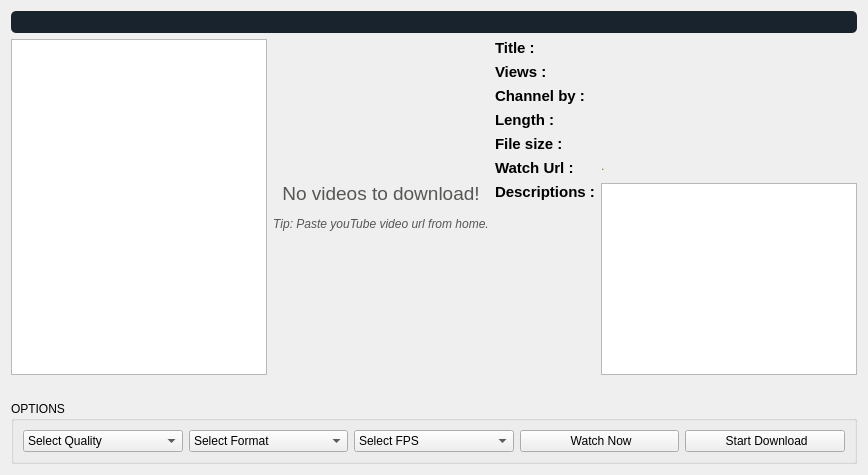
               <widget class="QWidget" name="stackedWidgetPage2">
                <layout class="QVBoxLayout" name="verticalLayout_5">
                 <item>
                  <widget class="QProgressBar" name="video_progressBar">
                   <property name="styleSheet">
                    <string notr="true">QProgressBar:horizontal {
border-radius: 5px;
background:rgba(0,0,0,0.1);
color: white;
background-color: rgba(25, 35, 45, 1);

}
QProgressBar::chunk:horizontal {
background:rgb(228, 27, 27);
color: white;

}
QProgressBar 
{ 
color: white; 
border:none;
}
</string>
                   </property>
                   <property name="maximum">
                    <number>1</number>
                   </property>
                   <property name="value">
                    <number>-1</number>
                   </property>
                  </widget>
                 </item>
                 <item>
                  <layout class="QHBoxLayout" name="horizontalLayout_46">
                   <item>
                    <widget class="QGraphicsView" name="graphicsView_video">
                     <property name="sizePolicy">
                      <sizepolicy hsizetype="Preferred" vsizetype="Expanding">
                       <horstretch>0</horstretch>
                       <verstretch>0</verstretch>
                      </sizepolicy>
                     </property>
                     <property name="verticalScrollBarPolicy">
                      <enum>Qt::ScrollBarAlwaysOff</enum>
                     </property>
                     <property name="horizontalScrollBarPolicy">
                      <enum>Qt::ScrollBarAlwaysOff</enum>
                     </property>
                    </widget>
                   </item>
                   <item>
                    <widget class="QLabel" name="textBrowser_thumbnail_9">
                     <property name="sizePolicy">
                      <sizepolicy hsizetype="Preferred" vsizetype="Expanding">
                       <horstretch>0</horstretch>
                       <verstretch>0</verstretch>
                      </sizepolicy>
                     </property>
                     <property name="text">
                      <string>&lt;html&gt;&lt;head/&gt;&lt;body&gt;&lt;p align=&quot;center&quot;&gt;&lt;img src=&quot;:/myresource/resource/video_7.png&quot; height=&quot;50&quot;/&gt;&lt;/p&gt;&lt;p align=&quot;center&quot;&gt;&lt;span style=&quot; font-size:14pt; color:#555753;&quot;&gt;No videos to download!&lt;/span&gt;&lt;/p&gt;&lt;p align=&quot;center&quot;&gt;&lt;span style=&quot; font-style:italic; color:#555753;&quot;&gt;Tip: Paste youTube video url from home.&lt;/span&gt;&lt;/p&gt;&lt;/body&gt;&lt;/html&gt;</string>
                     </property>
                     <property name="scaledContents">
                      <bool>true</bool>
                     </property>
                     <property name="alignment">
                      <set>Qt::AlignCenter</set>
                     </property>
                    </widget>
                   </item>
                   <item>
                    <layout class="QGridLayout" name="gridLayout_5">
                     <item row="3" column="1">
                      <widget class="QLabel" name="video_length_5">
                       <property name="cursor">
                        <cursorShape>IBeamCursor</cursorShape>
                       </property>
                       <property name="text">
                        <string/>
                       </property>
                       <property name="alignment">
                        <set>Qt::AlignLeading|Qt::AlignLeft|Qt::AlignTop</set>
                       </property>
                       <property name="textInteractionFlags">
                        <set>Qt::TextBrowserInteraction</set>
                       </property>
                      </widget>
                     </item>
                     <item row="1" column="0">
                      <widget class="QLabel" name="label_3">
                       <property name="sizePolicy">
                        <sizepolicy hsizetype="Preferred" vsizetype="Preferred">
                         <horstretch>0</horstretch>
                         <verstretch>0</verstretch>
                        </sizepolicy>
                       </property>
                       <property name="font">
                        <font>
                         <pointsize>11</pointsize>
                         <weight>75</weight>
                         <bold>true</bold>
                        </font>
                       </property>
                       <property name="text">
                        <string>Views :</string>
                       </property>
                       <property name="alignment">
                        <set>Qt::AlignLeading|Qt::AlignLeft|Qt::AlignTop</set>
                       </property>
                       <property name="textInteractionFlags">
                        <set>Qt::TextBrowserInteraction</set>
                       </property>
                      </widget>
                     </item>
                     <item row="2" column="1">
                      <widget class="QLabel" name="by_channel">
                       <property name="cursor">
                        <cursorShape>IBeamCursor</cursorShape>
                       </property>
                       <property name="text">
                        <string/>
                       </property>
                       <property name="alignment">
                        <set>Qt::AlignLeading|Qt::AlignLeft|Qt::AlignTop</set>
                       </property>
                       <property name="openExternalLinks">
                        <bool>true</bool>
                       </property>
                       <property name="textInteractionFlags">
                        <set>Qt::TextBrowserInteraction</set>
                       </property>
                      </widget>
                     </item>
                     <item row="7" column="1">
                      <widget class="QTextEdit" name="descriptions">
                       <property name="sizePolicy">
                        <sizepolicy hsizetype="Preferred" vsizetype="Expanding">
                         <horstretch>0</horstretch>
                         <verstretch>0</verstretch>
                        </sizepolicy>
                       </property>
                       <property name="styleSheet">
                        <string notr="true"/>
                       </property>
                       <property name="readOnly">
                        <bool>true</bool>
                       </property>
                       <property name="html">
                        <string>&lt;!DOCTYPE HTML PUBLIC &quot;-//W3C//DTD HTML 4.0//EN&quot; &quot;http://www.w3.org/TR/REC-html40/strict.dtd&quot;&gt;
&lt;html&gt;&lt;head&gt;&lt;meta name=&quot;qrichtext&quot; content=&quot;1&quot; /&gt;&lt;style type=&quot;text/css&quot;&gt;
p, li { white-space: pre-wrap; }
&lt;/style&gt;&lt;/head&gt;&lt;body style=&quot; font-family:'Ubuntu'; font-size:11pt; font-weight:400; font-style:normal;&quot;&gt;
&lt;p style=&quot;-qt-paragraph-type:empty; margin-top:0px; margin-bottom:0px; margin-left:0px; margin-right:0px; -qt-block-indent:0; text-indent:0px;&quot;&gt;&lt;br /&gt;&lt;/p&gt;&lt;/body&gt;&lt;/html&gt;</string>
                       </property>
                      </widget>
                     </item>
                     <item row="0" column="1">
                      <widget class="QLabel" name="video_title_5">
                       <property name="font">
                        <font>
                         <pointsize>11</pointsize>
                         <weight>50</weight>
                         <bold>false</bold>
                        </font>
                       </property>
                       <property name="cursor">
                        <cursorShape>IBeamCursor</cursorShape>
                       </property>
                       <property name="text">
                        <string/>
                       </property>
                       <property name="alignment">
                        <set>Qt::AlignLeading|Qt::AlignLeft|Qt::AlignTop</set>
                       </property>
                       <property name="wordWrap">
                        <bool>false</bool>
                       </property>
                       <property name="textInteractionFlags">
                        <set>Qt::TextBrowserInteraction</set>
                       </property>
                      </widget>
                     </item>
                     <item row="5" column="1">
                      <widget class="QLabel" name="video_size_5">
                       <property name="cursor">
                        <cursorShape>IBeamCursor</cursorShape>
                       </property>
                       <property name="text">
                        <string/>
                       </property>
                       <property name="alignment">
                        <set>Qt::AlignLeading|Qt::AlignLeft|Qt::AlignTop</set>
                       </property>
                       <property name="wordWrap">
                        <bool>false</bool>
                       </property>
                       <property name="textInteractionFlags">
                        <set>Qt::TextBrowserInteraction</set>
                       </property>
                      </widget>
                     </item>
                     <item row="7" column="0">
                      <widget class="QLabel" name="label">
                       <property name="sizePolicy">
                        <sizepolicy hsizetype="Preferred" vsizetype="Preferred">
                         <horstretch>0</horstretch>
                         <verstretch>0</verstretch>
                        </sizepolicy>
                       </property>
                       <property name="font">
                        <font>
                         <pointsize>11</pointsize>
                         <weight>75</weight>
                         <bold>true</bold>
                        </font>
                       </property>
                       <property name="text">
                        <string>Descriptions :</string>
                       </property>
                       <property name="alignment">
                        <set>Qt::AlignLeading|Qt::AlignLeft|Qt::AlignTop</set>
                       </property>
                       <property name="textInteractionFlags">
                        <set>Qt::TextBrowserInteraction</set>
                       </property>
                      </widget>
                     </item>
                     <item row="3" column="0">
                      <widget class="QLabel" name="label_4">
                       <property name="sizePolicy">
                        <sizepolicy hsizetype="Preferred" vsizetype="Preferred">
                         <horstretch>0</horstretch>
                         <verstretch>0</verstretch>
                        </sizepolicy>
                       </property>
                       <property name="font">
                        <font>
                         <pointsize>11</pointsize>
                         <weight>75</weight>
                         <bold>true</bold>
                        </font>
                       </property>
                       <property name="text">
                        <string>Length :</string>
                       </property>
                       <property name="alignment">
                        <set>Qt::AlignLeading|Qt::AlignLeft|Qt::AlignTop</set>
                       </property>
                       <property name="textInteractionFlags">
                        <set>Qt::TextBrowserInteraction</set>
                       </property>
                      </widget>
                     </item>
                     <item row="1" column="1">
                      <widget class="QLabel" name="views">
                       <property name="cursor">
                        <cursorShape>IBeamCursor</cursorShape>
                       </property>
                       <property name="text">
                        <string/>
                       </property>
                       <property name="alignment">
                        <set>Qt::AlignLeading|Qt::AlignLeft|Qt::AlignTop</set>
                       </property>
                       <property name="textInteractionFlags">
                        <set>Qt::TextBrowserInteraction</set>
                       </property>
                      </widget>
                     </item>
                     <item row="5" column="0">
                      <widget class="QLabel" name="label_2">
                       <property name="sizePolicy">
                        <sizepolicy hsizetype="Preferred" vsizetype="Preferred">
                         <horstretch>0</horstretch>
                         <verstretch>0</verstretch>
                        </sizepolicy>
                       </property>
                       <property name="font">
                        <font>
                         <pointsize>11</pointsize>
                         <weight>75</weight>
                         <bold>true</bold>
                        </font>
                       </property>
                       <property name="text">
                        <string>File size :</string>
                       </property>
                       <property name="alignment">
                        <set>Qt::AlignLeading|Qt::AlignLeft|Qt::AlignTop</set>
                       </property>
                       <property name="textInteractionFlags">
                        <set>Qt::TextBrowserInteraction</set>
                       </property>
                      </widget>
                     </item>
                     <item row="2" column="0">
                      <widget class="QLabel" name="label_9">
                       <property name="sizePolicy">
                        <sizepolicy hsizetype="Preferred" vsizetype="Preferred">
                         <horstretch>0</horstretch>
                         <verstretch>0</verstretch>
                        </sizepolicy>
                       </property>
                       <property name="font">
                        <font>
                         <pointsize>11</pointsize>
                         <weight>75</weight>
                         <bold>true</bold>
                        </font>
                       </property>
                       <property name="text">
                        <string>Channel by :</string>
                       </property>
                       <property name="alignment">
                        <set>Qt::AlignLeading|Qt::AlignLeft|Qt::AlignTop</set>
                       </property>
                       <property name="textInteractionFlags">
                        <set>Qt::TextBrowserInteraction</set>
                       </property>
                      </widget>
                     </item>
                     <item row="0" column="0">
                      <widget class="QLabel" name="label_10">
                       <property name="sizePolicy">
                        <sizepolicy hsizetype="Preferred" vsizetype="Preferred">
                         <horstretch>0</horstretch>
                         <verstretch>0</verstretch>
                        </sizepolicy>
                       </property>
                       <property name="font">
                        <font>
                         <pointsize>11</pointsize>
                         <weight>75</weight>
                         <bold>true</bold>
                        </font>
                       </property>
                       <property name="text">
                        <string>Title :</string>
                       </property>
                       <property name="alignment">
                        <set>Qt::AlignLeading|Qt::AlignLeft|Qt::AlignTop</set>
                       </property>
                       <property name="textInteractionFlags">
                        <set>Qt::TextBrowserInteraction</set>
                       </property>
                      </widget>
                     </item>
                     <item row="6" column="0">
                      <widget class="QLabel" name="label_16">
                       <property name="sizePolicy">
                        <sizepolicy hsizetype="Preferred" vsizetype="Preferred">
                         <horstretch>0</horstretch>
                         <verstretch>0</verstretch>
                        </sizepolicy>
                       </property>
                       <property name="font">
                        <font>
                         <pointsize>11</pointsize>
                         <weight>75</weight>
                         <bold>true</bold>
                        </font>
                       </property>
                       <property name="text">
                        <string>Watch Url :</string>
                       </property>
                       <property name="alignment">
                        <set>Qt::AlignLeading|Qt::AlignLeft|Qt::AlignTop</set>
                       </property>
                       <property name="textInteractionFlags">
                        <set>Qt::TextBrowserInteraction</set>
                       </property>
                      </widget>
                     </item>
                     <item row="6" column="1">
                      <widget class="QLabel" name="watch_url">
                       <property name="cursor">
                        <cursorShape>IBeamCursor</cursorShape>
                       </property>
                       <property name="text">
                        <string>&lt;html&gt;&lt;head/&gt;&lt;body&gt;&lt;p&gt;&lt;span style=&quot; color:#4e9a06;&quot;&gt;.&lt;/span&gt;&lt;/p&gt;&lt;/body&gt;&lt;/html&gt;</string>
                       </property>
                       <property name="textFormat">
                        <enum>Qt::RichText</enum>
                       </property>
                       <property name="alignment">
                        <set>Qt::AlignLeading|Qt::AlignLeft|Qt::AlignTop</set>
                       </property>
                       <property name="wordWrap">
                        <bool>true</bool>
                       </property>
                       <property name="openExternalLinks">
                        <bool>true</bool>
                       </property>
                       <property name="textInteractionFlags">
                        <set>Qt::TextBrowserInteraction</set>
                       </property>
                      </widget>
                     </item>
                    </layout>
                   </item>
                  </layout>
                 </item>
                 <item>
                  <spacer name="horizontalSpacer_18">
                   <property name="orientation">
                    <enum>Qt::Vertical</enum>
                   </property>
                   <property name="sizeType">
                    <enum>QSizePolicy::Fixed</enum>
                   </property>
                   <property name="sizeHint" stdset="0">
                    <size>
                     <width>0</width>
                     <height>20</height>
                    </size>
                   </property>
                  </spacer>
                 </item>
                 <item>
                  <widget class="QGroupBox" name="groupBox_9">
                   <property name="sizePolicy">
                    <sizepolicy hsizetype="Preferred" vsizetype="Fixed">
                     <horstretch>0</horstretch>
                     <verstretch>0</verstretch>
                    </sizepolicy>
                   </property>
                   <property name="title">
                    <string>OPTIONS</string>
                   </property>
                   <layout class="QHBoxLayout" name="horizontalLayout_44">
                    <item>
                     <layout class="QGridLayout" name="gridLayout">
                      <item row="0" column="7">
                       <widget class="QComboBox" name="select_fps_obj_2">
                        <property name="cursor">
                         <cursorShape>PointingHandCursor</cursorShape>
                        </property>
                        <property name="styleSheet">
                         <string notr="true"/>
                        </property>
                        <property name="iconSize">
                         <size>
                          <width>20</width>
                          <height>20</height>
                         </size>
                        </property>
                        <item>
                         <property name="text">
                          <string>Select FPS</string>
                         </property>
                         <property name="icon">
                          <iconset resource="../resource.qrc">
                           <normaloff>:/myresource/resource/icons8-tick-box-120.png</normaloff>:/myresource/resource/icons8-tick-box-120.png</iconset>
                         </property>
                        </item>
                       </widget>
                      </item>
                      <item row="0" column="6">
                       <widget class="QComboBox" name="select_format_obj_2">
                        <property name="cursor">
                         <cursorShape>PointingHandCursor</cursorShape>
                        </property>
                        <property name="styleSheet">
                         <string notr="true"/>
                        </property>
                        <property name="iconSize">
                         <size>
                          <width>20</width>
                          <height>20</height>
                         </size>
                        </property>
                        <item>
                         <property name="text">
                          <string>Select Format</string>
                         </property>
                         <property name="icon">
                          <iconset resource="../resource.qrc">
                           <normaloff>:/myresource/resource/video_7.png</normaloff>:/myresource/resource/video_7.png</iconset>
                         </property>
                        </item>
                       </widget>
                      </item>
                      <item row="0" column="5">
                       <widget class="QComboBox" name="select_quality_obj_2">
                        <property name="enabled">
                         <bool>true</bool>
                        </property>
                        <property name="cursor">
                         <cursorShape>PointingHandCursor</cursorShape>
                        </property>
                        <property name="styleSheet">
                         <string notr="true"/>
                        </property>
                        <property name="iconSize">
                         <size>
                          <width>20</width>
                          <height>20</height>
                         </size>
                        </property>
                        <item>
                         <property name="text">
                          <string>Select Quality</string>
                         </property>
                         <property name="icon">
                          <iconset resource="../resource.qrc">
                           <normaloff>:/myresource/resource/icons8-ok-144.png</normaloff>:/myresource/resource/icons8-ok-144.png</iconset>
                         </property>
                        </item>
                       </widget>
                      </item>
                      <item row="0" column="9">
                       <widget class="QPushButton" name="download_button_2">
                        <property name="sizePolicy">
                         <sizepolicy hsizetype="Preferred" vsizetype="Fixed">
                          <horstretch>0</horstretch>
                          <verstretch>0</verstretch>
                         </sizepolicy>
                        </property>
                        <property name="cursor">
                         <cursorShape>PointingHandCursor</cursorShape>
                        </property>
                        <property name="styleSheet">
                         <string notr="true"/>
                        </property>
                        <property name="text">
                         <string> Start Download</string>
                        </property>
                        <property name="icon">
                         <iconset resource="../resource.qrc">
                          <normaloff>:/myresource/resource/icons8-download-from-cloud-90.png</normaloff>:/myresource/resource/icons8-download-from-cloud-90.png</iconset>
                        </property>
                        <property name="iconSize">
                         <size>
                          <width>25</width>
                          <height>25</height>
                         </size>
                        </property>
                       </widget>
                      </item>
                      <item row="0" column="8">
                       <widget class="QPushButton" name="play_from_videos">
                        <property name="sizePolicy">
                         <sizepolicy hsizetype="Preferred" vsizetype="Fixed">
                          <horstretch>0</horstretch>
                          <verstretch>0</verstretch>
                         </sizepolicy>
                        </property>
                        <property name="cursor">
                         <cursorShape>PointingHandCursor</cursorShape>
                        </property>
                        <property name="styleSheet">
                         <string notr="true"/>
                        </property>
                        <property name="text">
                         <string> Watch Now</string>
                        </property>
                        <property name="icon">
                         <iconset resource="../resource.qrc">
                          <normaloff>:/myresource/resource/icons8-play-100.png</normaloff>:/myresource/resource/icons8-play-100.png</iconset>
                        </property>
                        <property name="iconSize">
                         <size>
                          <width>25</width>
                          <height>25</height>
                         </size>
                        </property>
                       </widget>
                      </item>
                     </layout>
                    </item>
                   </layout>
                  </widget>
                 </item>
                </layout>
               </widget>
